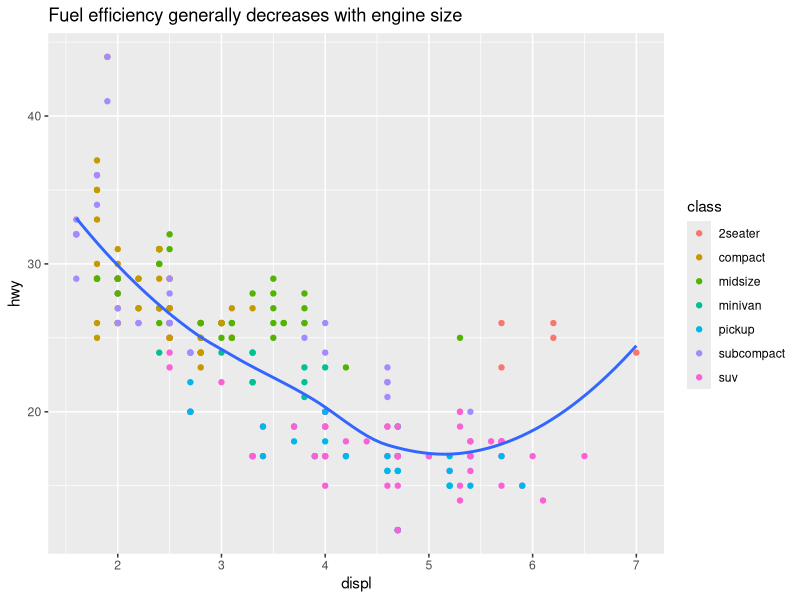
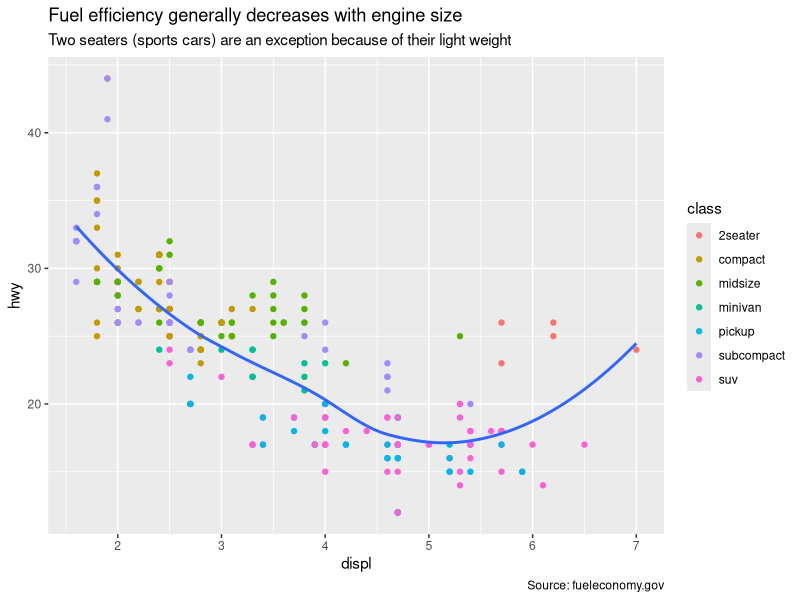
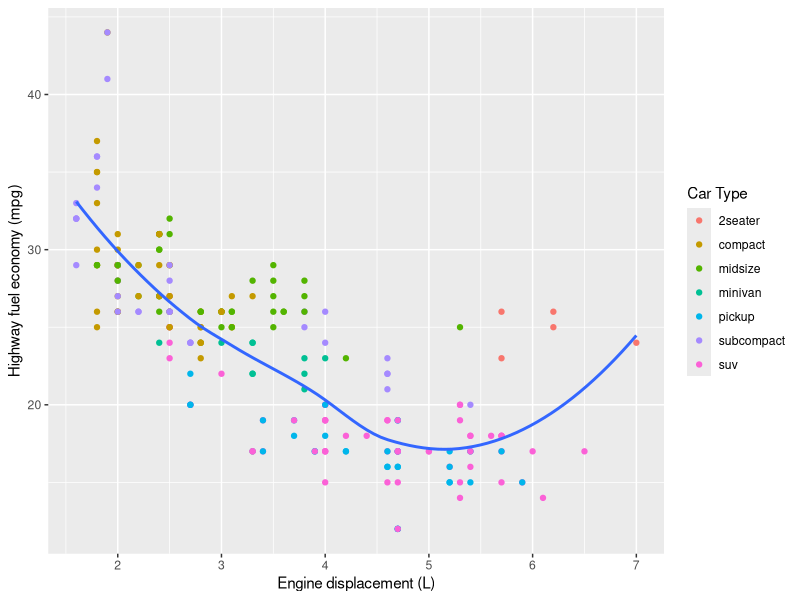
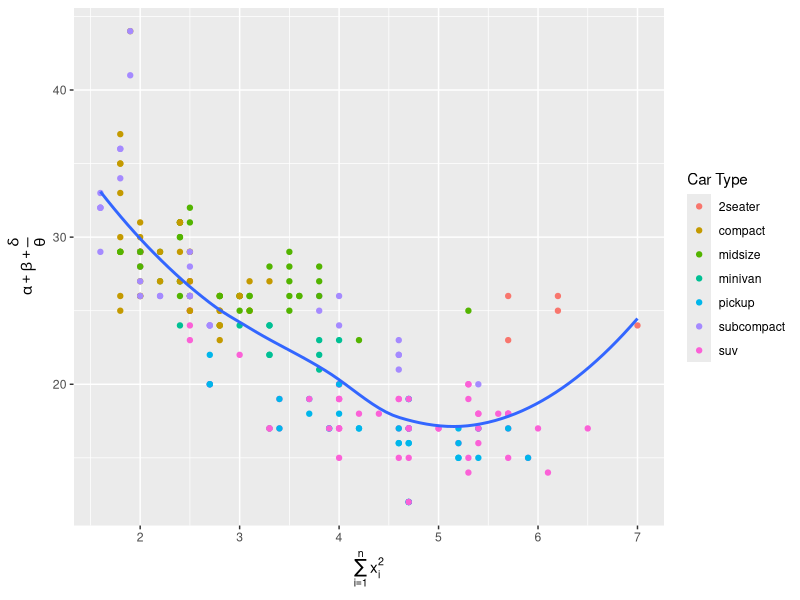
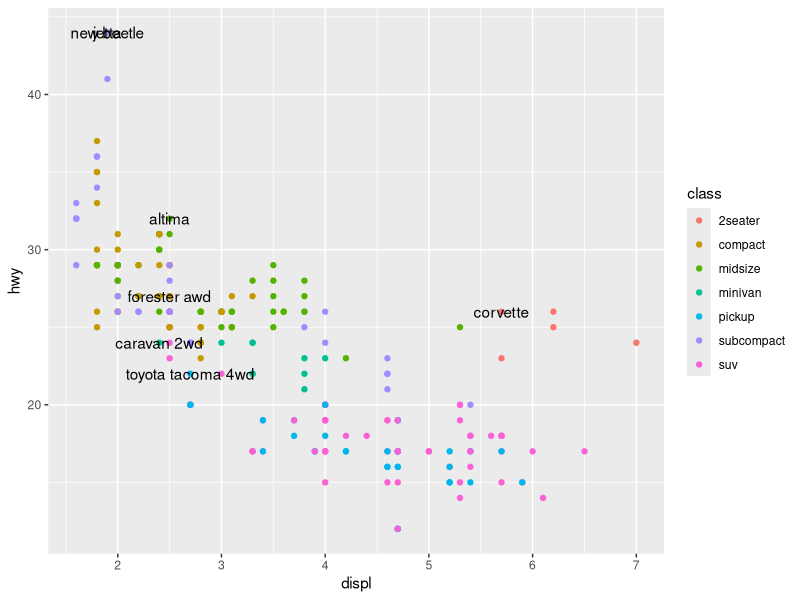
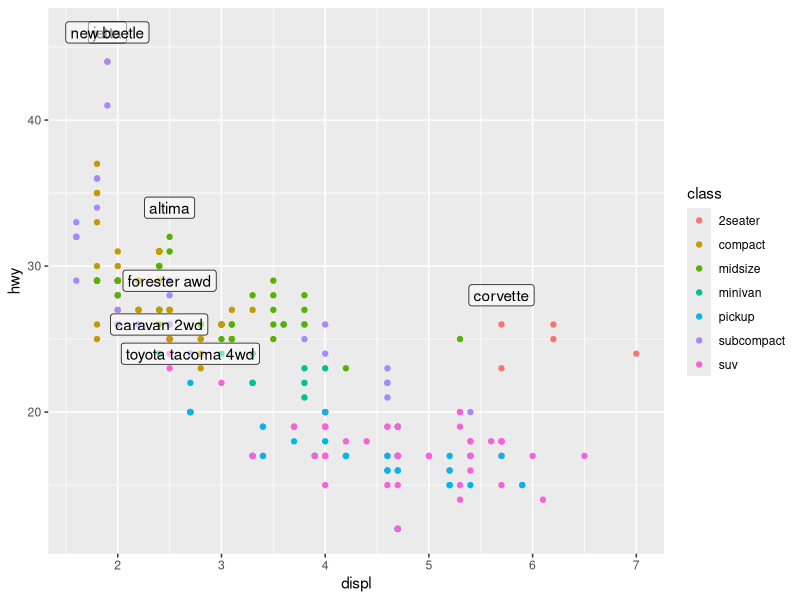
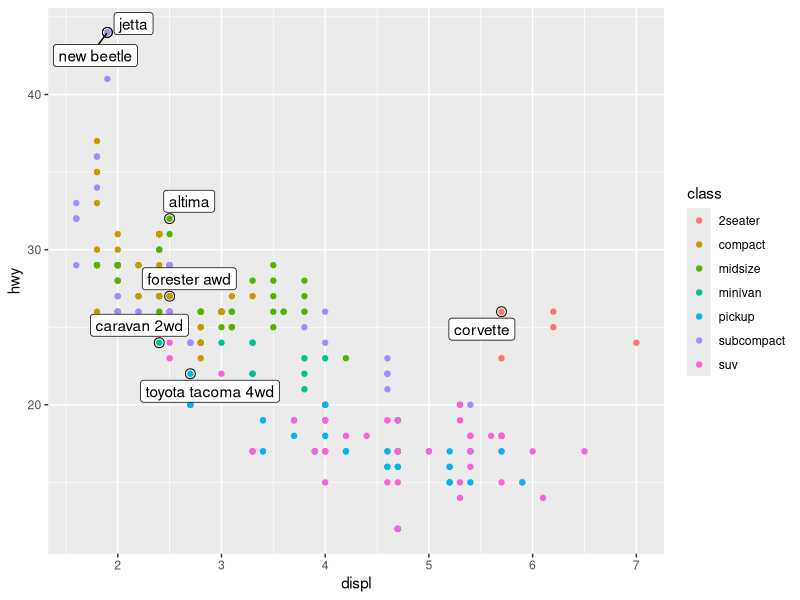
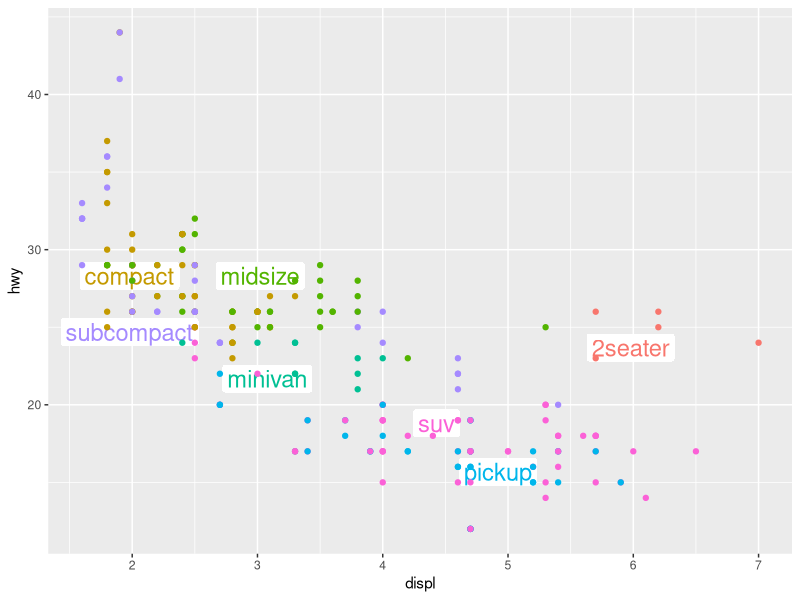

Generate these figures, in order, with R:
#Workshop 14

library(tidyverse)

#install.packages("ggrepel") #once only if you don't already have it
library(ggrepel)

#install.packages("viridis")
library(viridis)

#labels

#example with title
ggplot(mpg, aes(x = displ, y = hwy)) +
  geom_point(aes(colour = class)) +
  geom_smooth(se = FALSE) +
  labs(title = "Fuel efficiency generally decreases with engine size")

#example with subtitle and caption added
ggplot(mpg, aes(x = displ, y = hwy)) +
  geom_point(aes(colour = class)) +
  geom_smooth(se = FALSE) +
  labs(title = "Fuel efficiency generally decreases with engine size",
       subtitle = "Two seaters (sports cars) are an exception because of their light weight",
       caption = "Source: fueleconomy.gov")

#example with better x, y and colour labels
ggplot(mpg, aes(x = displ, y = hwy)) +
  geom_point(aes(colour = class)) +
  geom_smooth(se = FALSE) +
  labs(x = "Engine displacement (L)",
       y = "Highway fuel economy (mpg)",
       colour = "Car Type")

#Example with scientic notation
ggplot(mpg, aes(x = displ, y = hwy)) +
  geom_point(aes(colour = class)) +
  geom_smooth(se = FALSE) +
  labs(x = quote(sum(x[i]^2, i==1, n)),
       y = quote(alpha + beta + frac(delta, theta)),
       colour = "Car Type")
?plotmath

#28.3 Annotations

#geom_text(), with label = ...
#where do labels come from?
#1 tibble
#2 

best_in_class <- mpg %>% 
  group_by(class) %>% 
  filter(row_number(desc(hwy)) == 1)

#example with labels on points
ggplot(mpg, aes(x = displ, y = hwy)) +
  geom_point(aes(colour = class)) +
  geom_text(aes(label = model), data = best_in_class)
#we don't like the overlapping

#switch to geom_label and use nudge to move away from data point
ggplot(mpg, aes(x = displ, y = hwy)) +
  geom_point(aes(colour = class)) +
  geom_label(aes(label = model), data = best_in_class, 
             nudge_y = 2, alpha = 0.5)
#still not happy with overlap, and difficult to identify point

#use ggrepel with identifier for the point
ggplot(mpg, aes(x = displ, y = hwy)) +
  geom_point(aes(colour = class)) +
  geom_point(size = 3, shape = 1, data = best_in_class) +
  ggrepel::geom_label_repel(aes(label = model), data = best_in_class)

#How could we direct label to remove legend (Mark dislikes legends)
#create tibble to locate the class averages to position on plot
class_avg <- mpg %>% 
  group_by(class) %>% 
  summarise(displ = median(displ),
            hwy = median(hwy))
class_avg

ggplot(mpg, aes(x = displ, y = hwy, colour = class))+
  ggrepel::geom_label_repel(aes(label = class),
                            data = class_avg,
                            size = 6,
                            label.size = NA,
                            segment.colour = NA)+
  geom_point()+
  theme(legend.position = "none")


# single label (still requires data frame)
#lets put it in the top right corner where there is space (used data)
label_df <- mpg %>% 
  summarise(displ = max(displ),
            hwy = max(hwy),
            label = "Increasing engine size is \nrelated to decreasing fuel economy")
label_df

ggplot(mpg, aes(x = displ, y = hwy))+
  geom_point() +
  geom_text(aes(label = label), data = label_df, 
            vjust = "top", hjust = "right")

#Put it right on the border
label_df <- tibble(displ = Inf,
                hwy = Inf,
                label = "Increasing engine size is \nrelated to decreasing fuel economy"
)

ggplot(mpg, aes(x = displ, y = hwy))+
  geom_point() +
  geom_text(aes(label = label), data = label_df, 
            vjust = "top", hjust = "right")

#above we manually did the line break (/n)
#alternative with stringr
"Increasing engine size is related to decreasing fuel economy" %>% 
  stringr::str_wrap(width = 40) %>% 
  writeLines()

#ggpmisc #package for putting equations (of regression lines) on the plot

#Other geoms to improve your plot

#Ex 28.3.1
#q2
?annotate
p <- ggplot(mtcars, aes(x = wt, y = mpg)) + geom_point()
p
p + annotate("text", x = 4, y = 25, label = "Some text")
p + annotate("text", x = 4, y = 25,
             label = "paste(italic(R) ^ 2, \" = .75\")", parse = TRUE)

#q3
#example with labels on points, and facet
ggplot(mpg, aes(x = displ, y = hwy)) +
  geom_point(aes(colour = class)) +
  geom_text(aes(label = model), data = best_in_class)+
  facet_wrap(~cyl)

#q4
?geom_label

#q5
?arrow

#28.4 Scales
#What you type
ggplot(mpg, aes(x = displ, y = hwy))+
  geom_point(aes(colour = class))

#The scales ggplot adds automoatically
ggplot(mpg, aes(x = displ, y = hwy))+
  geom_point(aes(colour = class)) +
  scale_x_continuous()+
  scale_y_continuous()+
  scale_colour_discrete()

# Why override defaults?
#1 tweak parameter of default scale (eg change breaks) 
#2 replace scale altogether (eg log)

#28.4.1 Axis ticks and legends

#breaks controls position of ticks
ggplot(mpg, aes(x= displ, y = hwy)) +
  geom_point()+
  scale_y_continuous(breaks = seq(15, 40, by = 5))

ggplot(mpg, aes(x= displ, y = hwy)) +
  geom_point()+
  scale_y_continuous(breaks = seq(15, 40, by = 5),
                     labels = letters[1:6])

ggplot(mpg, aes(x= displ, y = hwy)) +
  geom_point()+
  scale_y_continuous(labels = NULL)

# can use breaks and labels to control legends
# Together, Axes and legends are called guides


#use case of few observations, make scale match observations
presidential %>% 
  mutate(id = 33 + row_number()) %>% 
  ggplot(aes(x = start, y = id)) +
    geom_point()+
    geom_segment(aes(xend = end, yend = id)) +
    scale_x_date(NULL, breaks = presidential$start, 
                 date_labels = "'%y")
#date_breaks takes a string like "2 days"


#28.4.2 Legend layout

base <- ggplot(mpg, aes(x = displ, y = hwy))+
          geom_point(aes(colour = class))
base

base + theme(legend.position = "top") # bottom, left or right also options
base + theme(legend.position = "none")

#to control individual legends, use guides
# here we made the legend on one row, 
# and override the alpha and size to improve legend
ggplot(mpg, aes(x = displ, y = hwy))+
  geom_point(aes(colour = class), alpha = 0.2)+
  geom_smooth(se = FALSE)+
  theme(legend.position = "bottom") +
  guides(colour = guide_legend(nrow = 1, 
                               override.aes = list(size = 4, alpha = 0.5)))


#28.4.3 Replacing a scale

ggplot(diamonds, aes(x = carat, y = price)) +
  geom_bin2d()

#log transform
ggplot(diamonds, aes(x = log10(carat), y = log10(price))) +
  geom_bin2d()
#this sucks because i have to think in log terms

#log transform on scales instead
ggplot(diamonds, aes(x = carat, y = price)) +
  geom_bin2d() +
  scale_x_log10()+
  scale_y_log10()

#custom colour

ggplot(mpg, aes(x = displ, y = hwy))+
  geom_point(aes(colour = drv))

#colour blind friendly
ggplot(mpg, aes(x = displ, y = hwy))+
  geom_point(aes(colour = drv)) +
  scale_colour_brewer(palette = "Set1")

#add redundant sahpe aes (eg for B&W - I'm looking at you JDS)
ggplot(mpg, aes(x = displ, y = hwy))+
  geom_point(aes(colour = drv, shape = drv)) +
  scale_colour_brewer(palette = "Set1")

#make custom colours for presidential parties
presidential %>% 
  mutate(id = 33 + row_number()) %>% 
  ggplot(aes(x = start, y = id, colour = party)) +
  geom_point()+
  geom_segment(aes(xend = end, yend = id)) +
  scale_colour_manual(values = c(Republican = "red", Democratic = "blue"))

?scale_fill_gradient #note, aes needs to match the object (or part of the object)
?scale_colour_gradient


#example with viridis

df <- tibble(
  x = rnorm(10000),
  y = rnorm(10000)
)
ggplot(df, aes(x, y)) +
  geom_hex() +
  coord_fixed()

ggplot(df, aes(x, y)) +
  geom_hex() +
  viridis::scale_fill_viridis() +
  coord_fixed()


#ex xxx.xx.xx
#q1
ggplot(df, aes(x, y)) +
  geom_hex() +
  scale_fill_gradient(low = "white", high = "red") +
  coord_fixed()

#q4
ggplot(diamonds, aes(carat, price)) +
  geom_point(aes(colour = cut), alpha = 1/20)
#use override.aes as above

